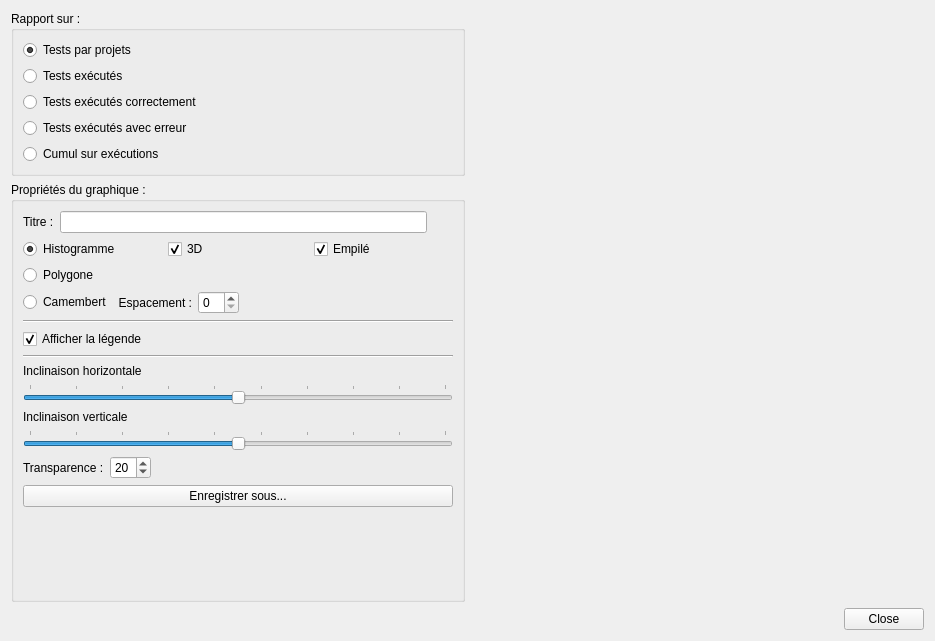
<?xml version="1.0" encoding="UTF-8"?>
<ui version="4.0">
 <class>Form_Projects_Reports</class>
 <widget class="QDialog" name="Form_Projects_Reports">
  <property name="geometry">
   <rect>
    <x>0</x>
    <y>0</y>
    <width>935</width>
    <height>641</height>
   </rect>
  </property>
  <property name="windowTitle">
   <string>Graphes statistiques</string>
  </property>
  <layout class="QGridLayout" name="gridLayout">
   <item row="1" column="1">
    <layout class="QVBoxLayout" name="verticalLayout">
     <item>
      <layout class="QHBoxLayout" name="horizontalLayout">
       <item>
        <layout class="QGridLayout" name="gridLayout_2">
         <item row="1" column="0">
          <widget class="QGroupBox" name="groupBox_2">
           <property name="title">
            <string>Propriétés du graphique :</string>
           </property>
           <layout class="QGridLayout" name="gridLayout_3">
            <item row="1" column="0">
             <layout class="QHBoxLayout" name="horizontalLayout_2">
              <item>
               <widget class="QLabel" name="label_3">
                <property name="text">
                 <string>Titre :</string>
                </property>
               </widget>
              </item>
              <item>
               <widget class="QLineEdit" name="graph_title"/>
              </item>
              <item>
               <widget class="QPushButton" name="title_color_button">
                <property name="sizePolicy">
                 <sizepolicy hsizetype="Fixed" vsizetype="Fixed">
                  <horstretch>0</horstretch>
                  <verstretch>0</verstretch>
                 </sizepolicy>
                </property>
                <property name="maximumSize">
                 <size>
                  <width>20</width>
                  <height>20</height>
                 </size>
                </property>
                <property name="flat">
                 <bool>true</bool>
                </property>
               </widget>
              </item>
             </layout>
            </item>
            <item row="2" column="0">
             <layout class="QHBoxLayout" name="horizontalLayout_3">
              <item>
               <widget class="QRadioButton" name="radio_histogramme">
                <property name="text">
                 <string>Histogramme</string>
                </property>
                <property name="checked">
                 <bool>true</bool>
                </property>
               </widget>
              </item>
              <item>
               <widget class="QCheckBox" name="raised">
                <property name="text">
                 <string>3D</string>
                </property>
                <property name="checked">
                 <bool>true</bool>
                </property>
               </widget>
              </item>
              <item>
               <widget class="QCheckBox" name="stack">
                <property name="text">
                 <string>Empilé</string>
                </property>
                <property name="checked">
                 <bool>true</bool>
                </property>
               </widget>
              </item>
             </layout>
            </item>
            <item row="3" column="0">
             <widget class="QRadioButton" name="radio_polygone">
              <property name="text">
               <string>Polygone</string>
              </property>
             </widget>
            </item>
            <item row="4" column="0">
             <layout class="QHBoxLayout" name="horizontalLayout_4">
              <item>
               <widget class="QRadioButton" name="radio_pie">
                <property name="text">
                 <string>Camembert</string>
                </property>
               </widget>
              </item>
              <item>
               <widget class="QLabel" name="label_4">
                <property name="text">
                 <string>Espacement :</string>
                </property>
                <property name="alignment">
                 <set>Qt::AlignRight|Qt::AlignTrailing|Qt::AlignVCenter</set>
                </property>
               </widget>
              </item>
              <item>
               <widget class="QSpinBox" name="cheese_portions_space"/>
              </item>
              <item>
               <spacer name="horizontalSpacer_2">
                <property name="orientation">
                 <enum>Qt::Horizontal</enum>
                </property>
                <property name="sizeHint" stdset="0">
                 <size>
                  <width>40</width>
                  <height>20</height>
                 </size>
                </property>
               </spacer>
              </item>
             </layout>
            </item>
            <item row="5" column="0">
             <widget class="Line" name="line">
              <property name="orientation">
               <enum>Qt::Horizontal</enum>
              </property>
             </widget>
            </item>
            <item row="6" column="0">
             <widget class="QCheckBox" name="show_legend">
              <property name="text">
               <string>Afficher la légende</string>
              </property>
              <property name="checked">
               <bool>true</bool>
              </property>
             </widget>
            </item>
            <item row="7" column="0">
             <widget class="Line" name="line_2">
              <property name="orientation">
               <enum>Qt::Horizontal</enum>
              </property>
             </widget>
            </item>
            <item row="8" column="0">
             <widget class="QLabel" name="label">
              <property name="text">
               <string>Inclinaison horizontale</string>
              </property>
             </widget>
            </item>
            <item row="9" column="0">
             <widget class="QSlider" name="inclinaison_X">
              <property name="maximum">
               <number>90</number>
              </property>
              <property name="value">
               <number>45</number>
              </property>
              <property name="orientation">
               <enum>Qt::Horizontal</enum>
              </property>
              <property name="tickPosition">
               <enum>QSlider::TicksAbove</enum>
              </property>
              <property name="tickInterval">
               <number>10</number>
              </property>
             </widget>
            </item>
            <item row="10" column="0">
             <widget class="QLabel" name="label_2">
              <property name="text">
               <string>Inclinaison verticale</string>
              </property>
             </widget>
            </item>
            <item row="11" column="0">
             <widget class="QSlider" name="inclinaison_Y">
              <property name="maximum">
               <number>90</number>
              </property>
              <property name="value">
               <number>45</number>
              </property>
              <property name="orientation">
               <enum>Qt::Horizontal</enum>
              </property>
              <property name="tickPosition">
               <enum>QSlider::TicksAbove</enum>
              </property>
              <property name="tickInterval">
               <number>10</number>
              </property>
             </widget>
            </item>
            <item row="12" column="0">
             <layout class="QHBoxLayout" name="horizontalLayout_5">
              <item>
               <widget class="QLabel" name="label_5">
                <property name="text">
                 <string>Transparence :</string>
                </property>
               </widget>
              </item>
              <item>
               <widget class="QSpinBox" name="transparency">
                <property name="value">
                 <number>20</number>
                </property>
               </widget>
              </item>
              <item>
               <spacer name="horizontalSpacer">
                <property name="orientation">
                 <enum>Qt::Horizontal</enum>
                </property>
                <property name="sizeHint" stdset="0">
                 <size>
                  <width>40</width>
                  <height>20</height>
                 </size>
                </property>
               </spacer>
              </item>
             </layout>
            </item>
            <item row="13" column="0">
             <widget class="QPushButton" name="save_button">
              <property name="text">
               <string>Enregistrer sous...</string>
              </property>
             </widget>
            </item>
            <item row="14" column="0">
             <spacer name="verticalSpacer">
              <property name="orientation">
               <enum>Qt::Vertical</enum>
              </property>
              <property name="sizeHint" stdset="0">
               <size>
                <width>20</width>
                <height>92</height>
               </size>
              </property>
             </spacer>
            </item>
           </layout>
          </widget>
         </item>
         <item row="0" column="0">
          <widget class="QGroupBox" name="groupBox">
           <property name="title">
            <string>Rapport sur :</string>
           </property>
           <layout class="QGridLayout" name="gridLayout_4">
            <item row="0" column="0">
             <widget class="QRadioButton" name="tests_by_projects">
              <property name="text">
               <string>Tests par projets</string>
              </property>
              <property name="checked">
               <bool>true</bool>
              </property>
              <attribute name="buttonGroup">
               <string>buttonGroup</string>
              </attribute>
             </widget>
            </item>
            <item row="1" column="0">
             <widget class="QRadioButton" name="tests_executions_by_projects">
              <property name="text">
               <string>Tests exécutés</string>
              </property>
              <attribute name="buttonGroup">
               <string>buttonGroup</string>
              </attribute>
             </widget>
            </item>
            <item row="2" column="0">
             <widget class="QRadioButton" name="tests_executions_ok_by_projects">
              <property name="text">
               <string>Tests exécutés correctement</string>
              </property>
              <attribute name="buttonGroup">
               <string>buttonGroup</string>
              </attribute>
             </widget>
            </item>
            <item row="3" column="0">
             <widget class="QRadioButton" name="tests_executions_ko_by_projects">
              <property name="text">
               <string>Tests exécutés avec erreur</string>
              </property>
              <attribute name="buttonGroup">
               <string>buttonGroup</string>
              </attribute>
             </widget>
            </item>
            <item row="4" column="0">
             <widget class="QRadioButton" name="all_tests_executions_by_projects">
              <property name="text">
               <string>Cumul sur exécutions</string>
              </property>
              <attribute name="buttonGroup">
               <string>buttonGroup</string>
              </attribute>
             </widget>
            </item>
           </layout>
          </widget>
         </item>
        </layout>
       </item>
       <item>
        <layout class="QVBoxLayout" name="verticalLayout_2">
         <item>
          <widget class="QLabel" name="pixmap">
           <property name="sizePolicy">
            <sizepolicy hsizetype="Expanding" vsizetype="Expanding">
             <horstretch>0</horstretch>
             <verstretch>0</verstretch>
            </sizepolicy>
           </property>
           <property name="minimumSize">
            <size>
             <width>320</width>
             <height>240</height>
            </size>
           </property>
           <property name="maximumSize">
            <size>
             <width>1280</width>
             <height>960</height>
            </size>
           </property>
           <property name="sizeIncrement">
            <size>
             <width>4</width>
             <height>3</height>
            </size>
           </property>
           <property name="baseSize">
            <size>
             <width>640</width>
             <height>480</height>
            </size>
           </property>
           <property name="scaledContents">
            <bool>true</bool>
           </property>
          </widget>
         </item>
         <item>
          <spacer name="verticalSpacer_2">
           <property name="orientation">
            <enum>Qt::Vertical</enum>
           </property>
           <property name="sizeHint" stdset="0">
            <size>
             <width>20</width>
             <height>40</height>
            </size>
           </property>
          </spacer>
         </item>
        </layout>
       </item>
      </layout>
     </item>
     <item>
      <widget class="QDialogButtonBox" name="buttonBox">
       <property name="standardButtons">
        <set>QDialogButtonBox::Close</set>
       </property>
      </widget>
     </item>
    </layout>
   </item>
  </layout>
 </widget>
 <resources/>
 <connections/>
 <buttongroups>
  <buttongroup name="buttonGroup"/>
 </buttongroups>
</ui>
